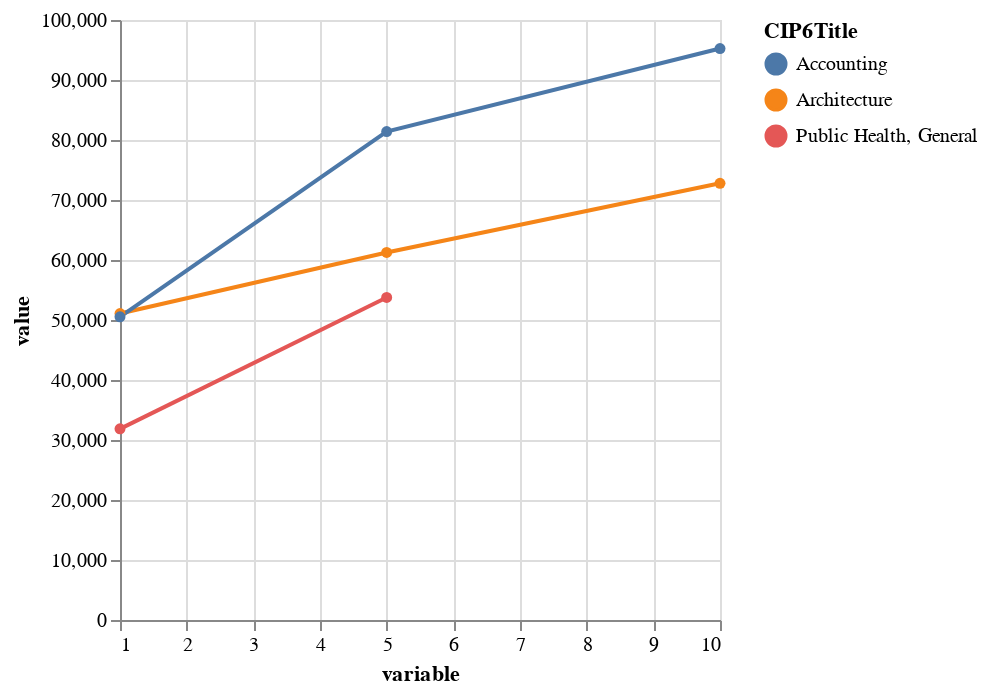

This figure's notebook cell:
### Code cell
alt.Chart(df_sample).mark_line(point = True).encode(
    x='variable',
    y='value:Q',
    color='CIP6Title:N'
).properties(width = 300)

### Figure 1 — Vega-Lite specification as saved in the notebook (floating-point values rounded to 4 significant figures)
{"config": {"view": {"continuousWidth": 400, "continuousHeight": 300}}, "data": {"name": "data-54fb5e4d8ed3f831aa1df9397e2e2c6f"}, "mark": {"type": "line", "point": true}, "encoding": {"color": {"type": "nominal", "field": "CIP6Title"}, "x": {"type": "quantitative", "field": "variable"}, "y": {"type": "quantitative", "field": "value"}}, "width": 300, "$schema": "https://vega.github.io/schema/vega-lite/v4.8.1.json", "datasets": {"data-54fb5e4d8ed3f831aa1df9397e2e2c6f": [{"inst_name": "UT Austin", "CIP6Title": "Architecture", "variable": 1, "value": 51080.0}, {"inst_name": "UT Austin", "CIP6Title": "Public Health, General", "variable": 1, "value": 31860.0}, {"inst_name": "UT Austin", "CIP6Title": "Accounting", "variable": 1, "value": 50530.0}, {"inst_name": "UT Austin", "CIP6Title": "Architecture", "variable": 5, "value": 61260.0}, {"inst_name": "UT Austin", "CIP6Title": "Public Health, General", "variable": 5, "value": 53760.0}, {"inst_name": "UT Austin", "CIP6Title": "Accounting", "variable": 5, "value": 81400.0}, {"inst_name": "UT Austin", "CIP6Title": "Architecture", "variable": 10, "value": 72780.0}, {"inst_name": "UT Austin", "CIP6Title": "Public Health, General", "variable": 10, "value": null}, {"inst_name": "UT Austin", "CIP6Title": "Accounting", "variable": 10, "value": 95250.0}]}}
